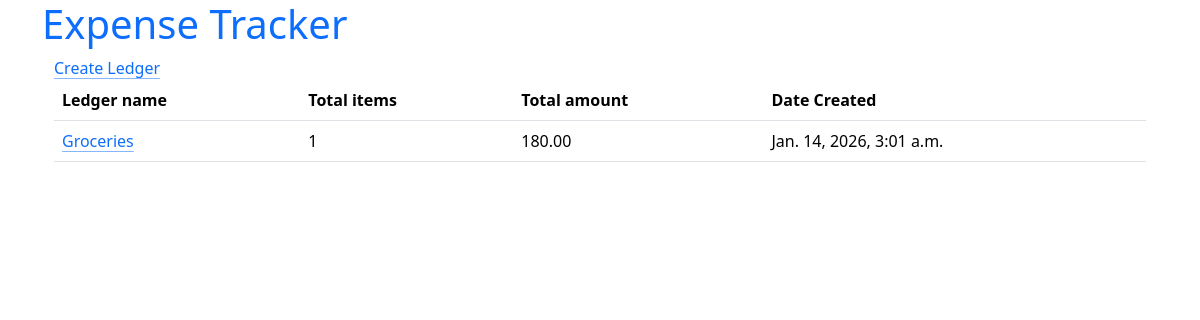
/expenses/ledgers/, run on an earlier commit of the app's database.
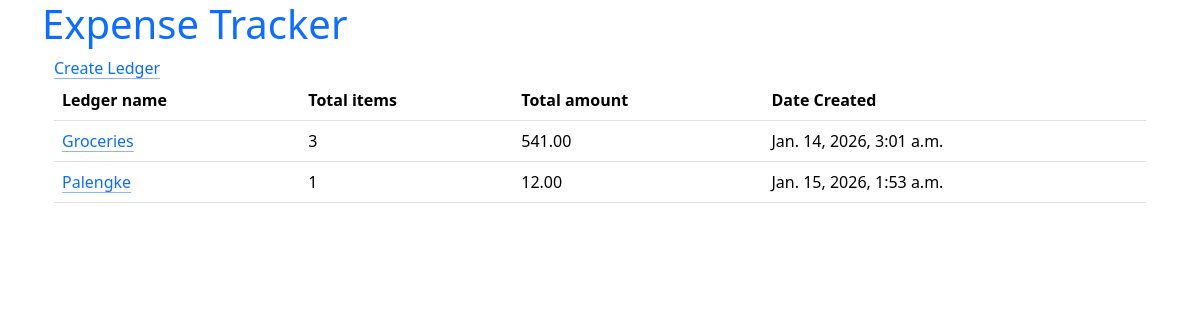
And on a later commit of the database.
### expenses/models.py (models this page shows, shortened)
class Ledger(models.Model):
    name = models.CharField(max_length=100)
    created_at = models.DateTimeField(auto_now_add=True, null=True)

### expenses/views.py (the view)
# urls.py: path("ledgers/", LedgerListView.as_view(), name="ledgers"),
class LedgerListView(ListView):
    model = Ledger
    def get_queryset(self):
        return Ledger.objects.annotate(
            total_items=Count("items"),
            total_amt=Sum(
                F("items__qty") * F("items__price"),
                output_field=DecimalField(max_digits=12, decimal_places=2),
            ),  # double underscore is a lookup separator
        )

### expenses/templates/expenses/ledger_list.html
{% extends 'expenses/base.html' %} {% block content %}
<a href="{% url 'expenses:ledger_create' %}" class="link-offset-2 link-underline link-underline-opacity-50">Create Ledger</a>
<table class="table">
  <thead>
    <tr>
      <th>Ledger name</th>
      <th>Total items</th>
      <th>Total amount</th>
      <th>Date Created</th>
    </tr>
  </thead>
  <tbody>
  {% for ledger in ledger_list %}
    <tr>
      <td>
        <a href="{% url 'expenses:ledger_detail' ledger.id  %}"class="link-offset-2 link-underline link-underline-opacity-50">{{ ledger.name }}</a>
      </td>
      <td>{{ledger.total_items|default:0}}</td>
      <td>{{ ledger.total_amt|default:0|floatformat:2 }}</td>
      <td>{{ledger.created_at}}</td>
    </tr>
  {% endfor %}
  </tbody>
</table>
{% endblock %}

### expenses/templates/expenses/base.html (shortened to what this page needs)
<!DOCTYPE html>
<html lang="en">
  <head>
    <link rel="stylesheet" href="https://cdn.jsdelivr.net/npm/bootstrap@5.3.8/dist/css/bootstrap.min.css">
    <link rel="stylesheet" href="https://cdn.jsdelivr.net/npm/bootstrap-icons@1.13.1/font/bootstrap-icons.min.css">
  </head>
  <body class="container-lg">
    <header>
      {% include 'expenses/partials/app_name.html' %}
    </header>
    <main class="container">{% block content %} {% endblock content %}</main>
  </body>
</html>

### expenses/templates/expenses/partials/app_name.html
<h1><a href="{% url 'expenses:ledgers' %}" class="link-offset-2 link-underline link-underline-opacity-0">Expense Tracker</a></h1>

What changed in the data, as far as the page shows it:
computed for Ledger "Groceries": total_items "1" → "3"; total_amt "180.00" → "541.00"
added Ledger: name "Palengke", total_items "1", total_amt "12.00", created_at "Jan. 15, 2026, 1:53 a.m."
